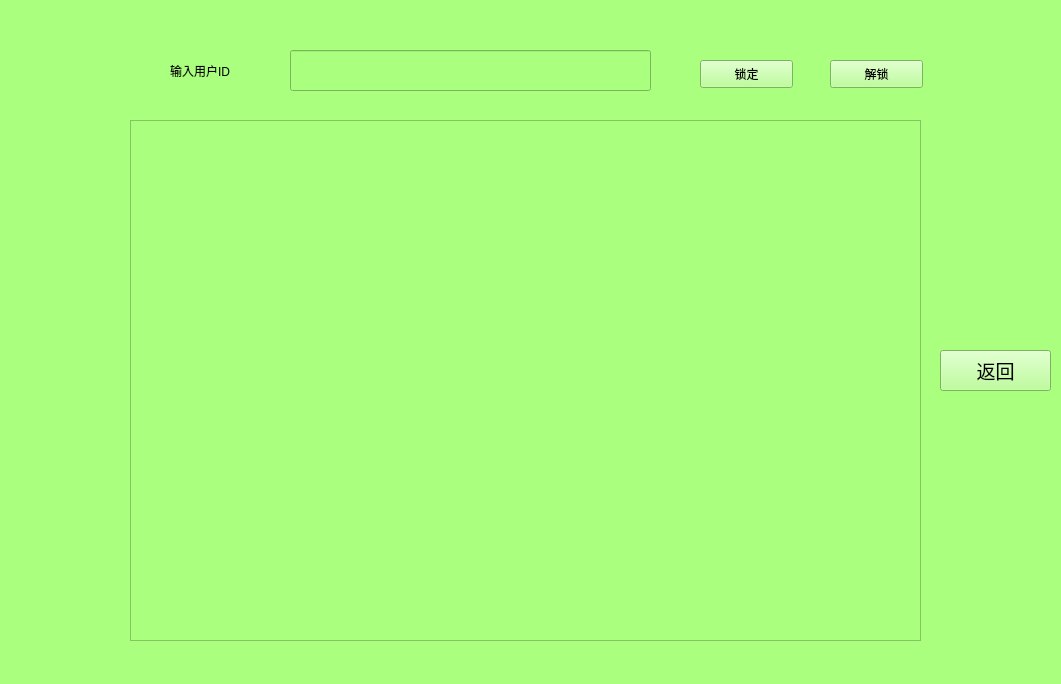
<?xml version="1.0" encoding="UTF-8"?>
<ui version="4.0">
 <class>Form</class>
 <widget class="QWidget" name="Form">
  <property name="geometry">
   <rect>
    <x>0</x>
    <y>0</y>
    <width>1061</width>
    <height>684</height>
   </rect>
  </property>
  <property name="windowTitle">
   <string>Form</string>
  </property>
  <property name="styleSheet">
   <string notr="true">background-color: rgb(170, 255, 127);</string>
  </property>
  <widget class="QTextBrowser" name="ids">
   <property name="geometry">
    <rect>
     <x>130</x>
     <y>120</y>
     <width>791</width>
     <height>521</height>
    </rect>
   </property>
   <property name="font">
    <font>
     <family>Adobe Arabic</family>
     <pointsize>16</pointsize>
    </font>
   </property>
  </widget>
  <widget class="QLineEdit" name="words">
   <property name="geometry">
    <rect>
     <x>290</x>
     <y>50</y>
     <width>361</width>
     <height>41</height>
    </rect>
   </property>
   <property name="font">
    <font>
     <family>Adobe Arabic</family>
     <pointsize>12</pointsize>
    </font>
   </property>
  </widget>
  <widget class="QLabel" name="label">
   <property name="geometry">
    <rect>
     <x>170</x>
     <y>50</y>
     <width>101</width>
     <height>41</height>
    </rect>
   </property>
   <property name="text">
    <string>输入用户ID</string>
   </property>
  </widget>
  <widget class="QPushButton" name="pb1">
   <property name="geometry">
    <rect>
     <x>700</x>
     <y>60</y>
     <width>93</width>
     <height>28</height>
    </rect>
   </property>
   <property name="text">
    <string>锁定</string>
   </property>
  </widget>
  <widget class="QPushButton" name="pb2">
   <property name="geometry">
    <rect>
     <x>830</x>
     <y>60</y>
     <width>93</width>
     <height>28</height>
    </rect>
   </property>
   <property name="text">
    <string>解锁</string>
   </property>
  </widget>
  <widget class="QPushButton" name="back">
   <property name="geometry">
    <rect>
     <x>940</x>
     <y>350</y>
     <width>111</width>
     <height>41</height>
    </rect>
   </property>
   <property name="font">
    <font>
     <family>Adobe Arabic</family>
     <pointsize>14</pointsize>
    </font>
   </property>
   <property name="text">
    <string>返回</string>
   </property>
  </widget>
 </widget>
 <resources/>
 <connections/>
</ui>
